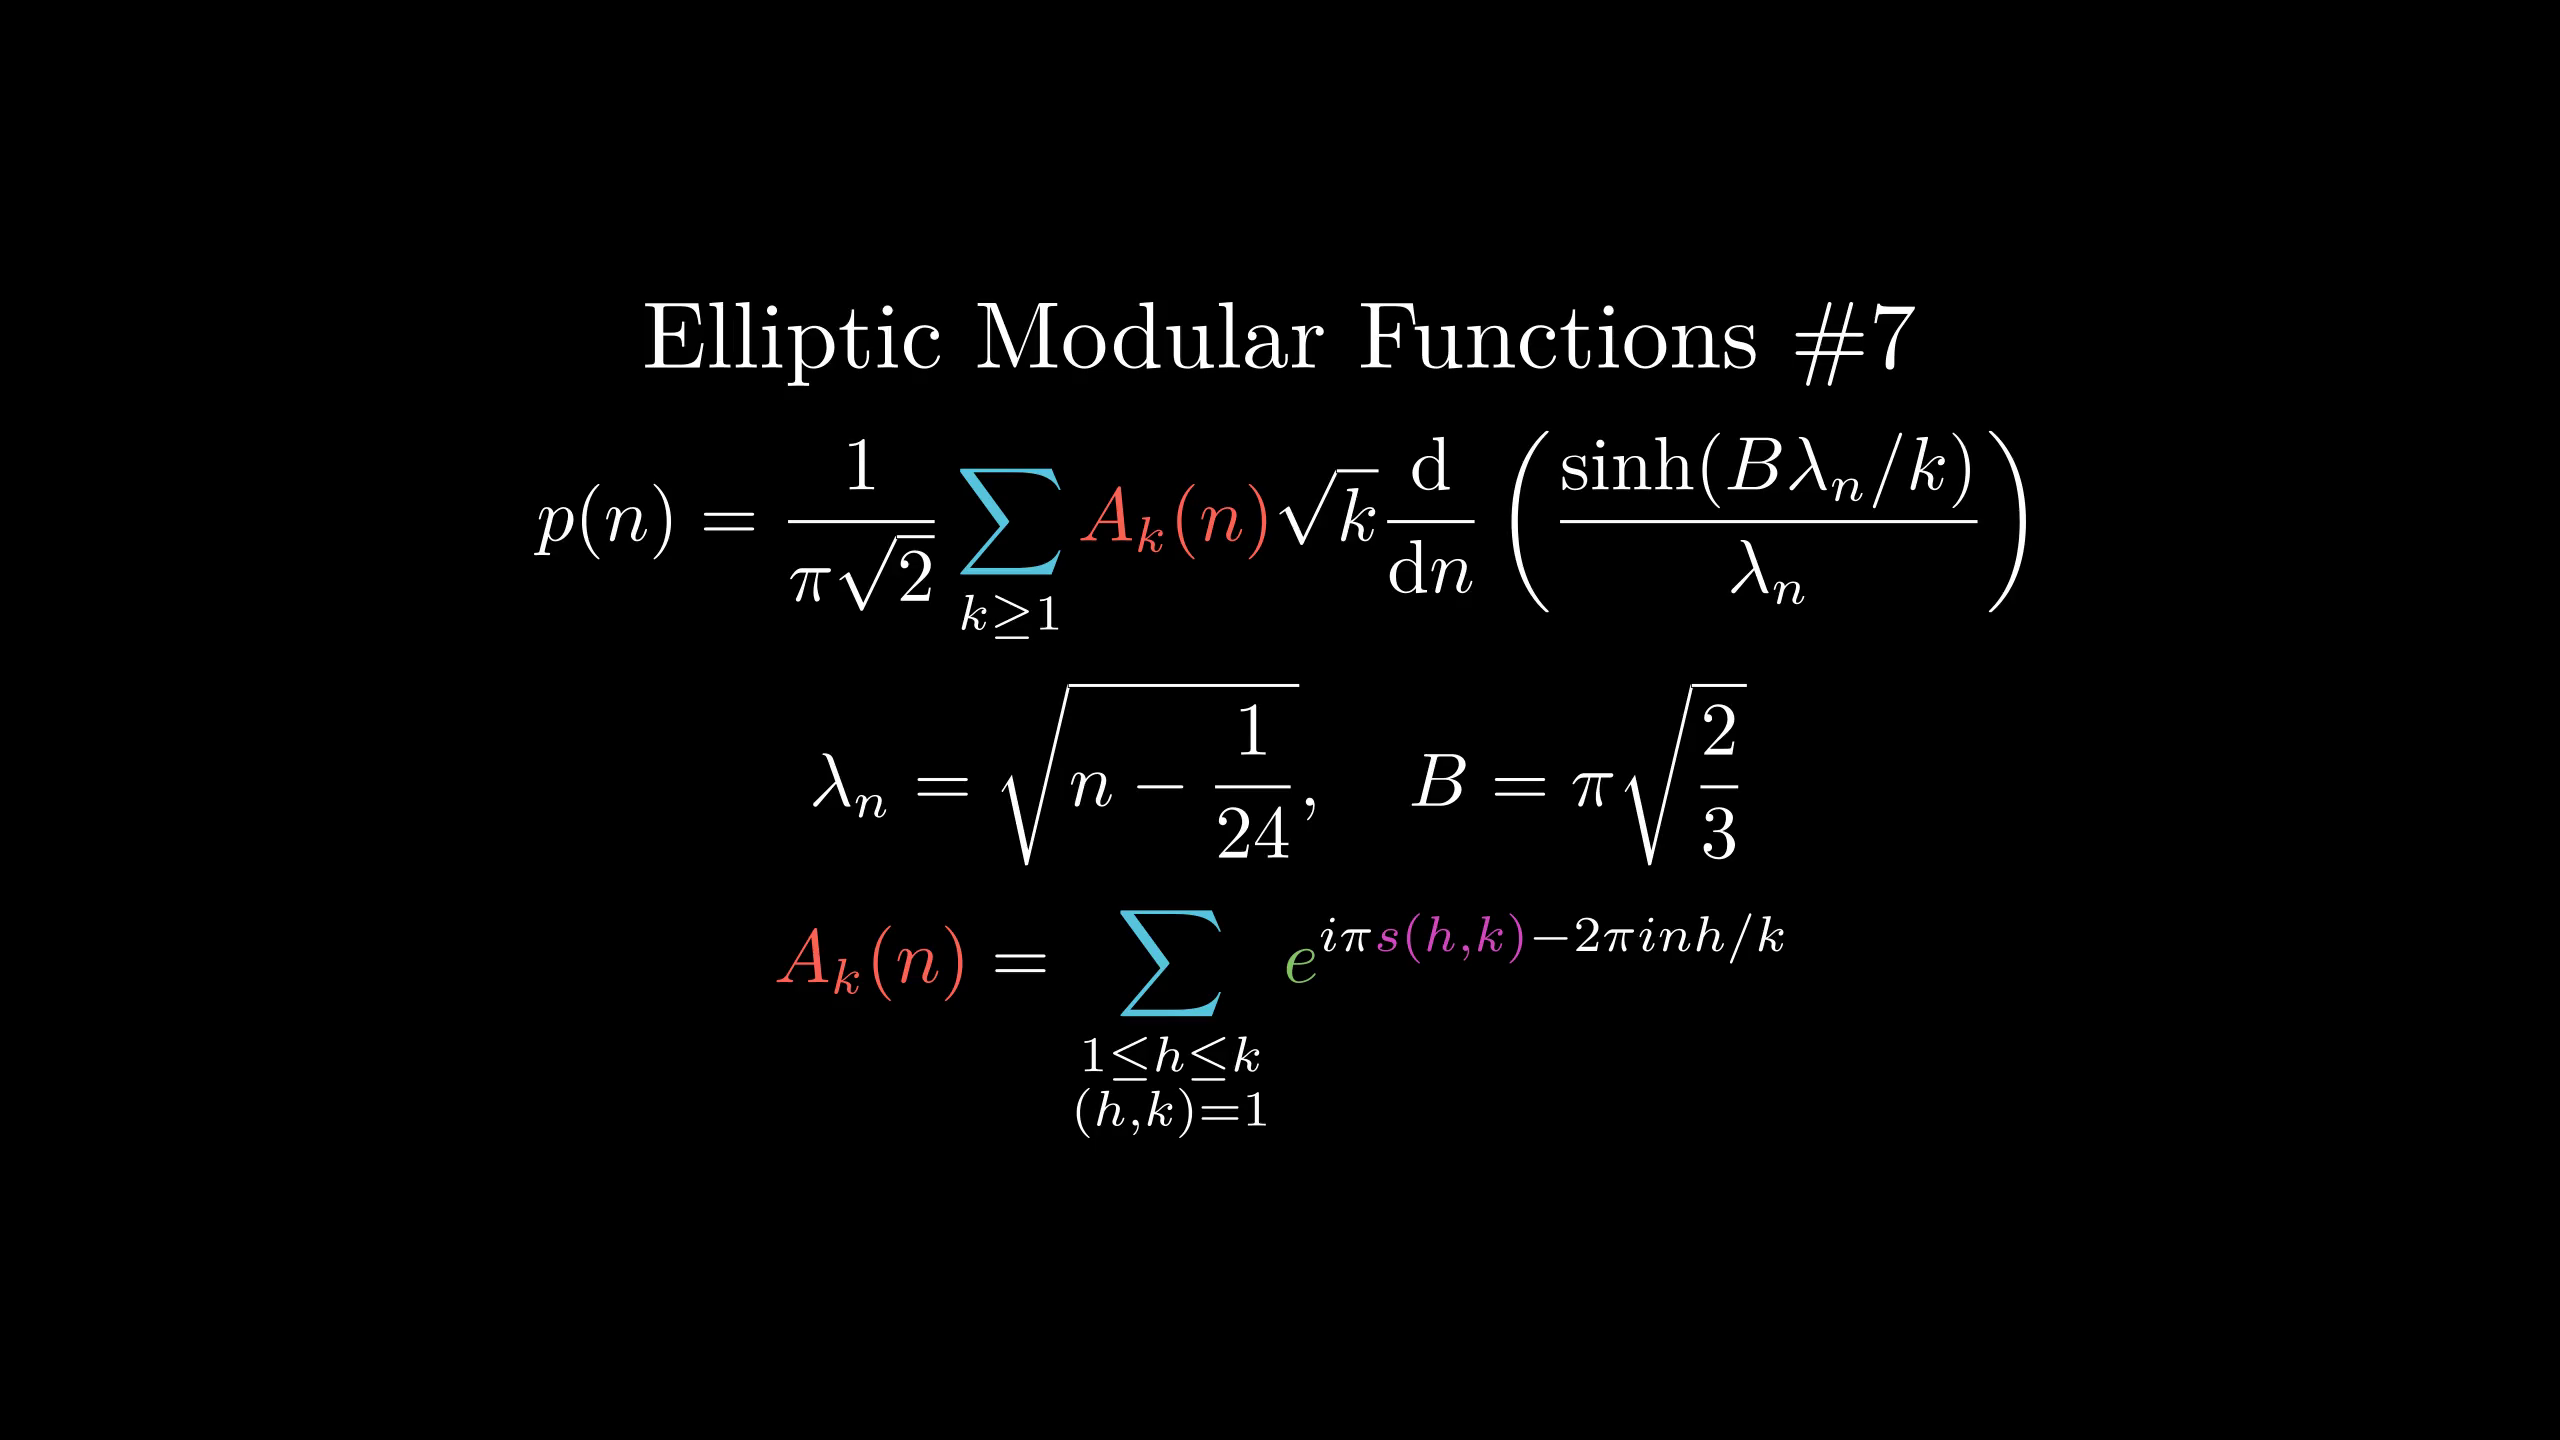

Reproduce this figure in Python.
from manimlib.imports import *

class FooScene(Scene):
    def construct(self):
        tit=TextMobject(r"Elliptic Modular Functions \#7")
        cmap={
            r"s(h,k)":PINK,
            "{e}":GREEN,
            r"\sum":BLUE,"A_k(n)":RED
        }
        eqn=TexMobject(r"p(n)={1\over\pi\sqrt2}\sum_{k\ge1}A_k(n)\sqrt k{\mathrm d\over\mathrm dn}\left(\sinh(B \lambda_n /k)\over\lambda_n\right)",
            tex_to_color_map=cmap).scale(0.8)
        eqn2=TexMobject(r"\lambda_n=\sqrt{n-{1\over24}},\quad B=\pi\sqrt{\frac23}",
            tex_to_color_map=cmap).scale(0.8)
        eqn3=TexMobject(r"A_k(n)=\sum_{\substack{1\le h\le k\\(h,k)=1}}{e}^{i\pi s(h,k)-2\pi inh/k}",
            tex_to_color_map=cmap).scale(0.8)
        self.add(VGroup(tit,eqn,eqn2,eqn3).arrange(DOWN))
        self.wait()
